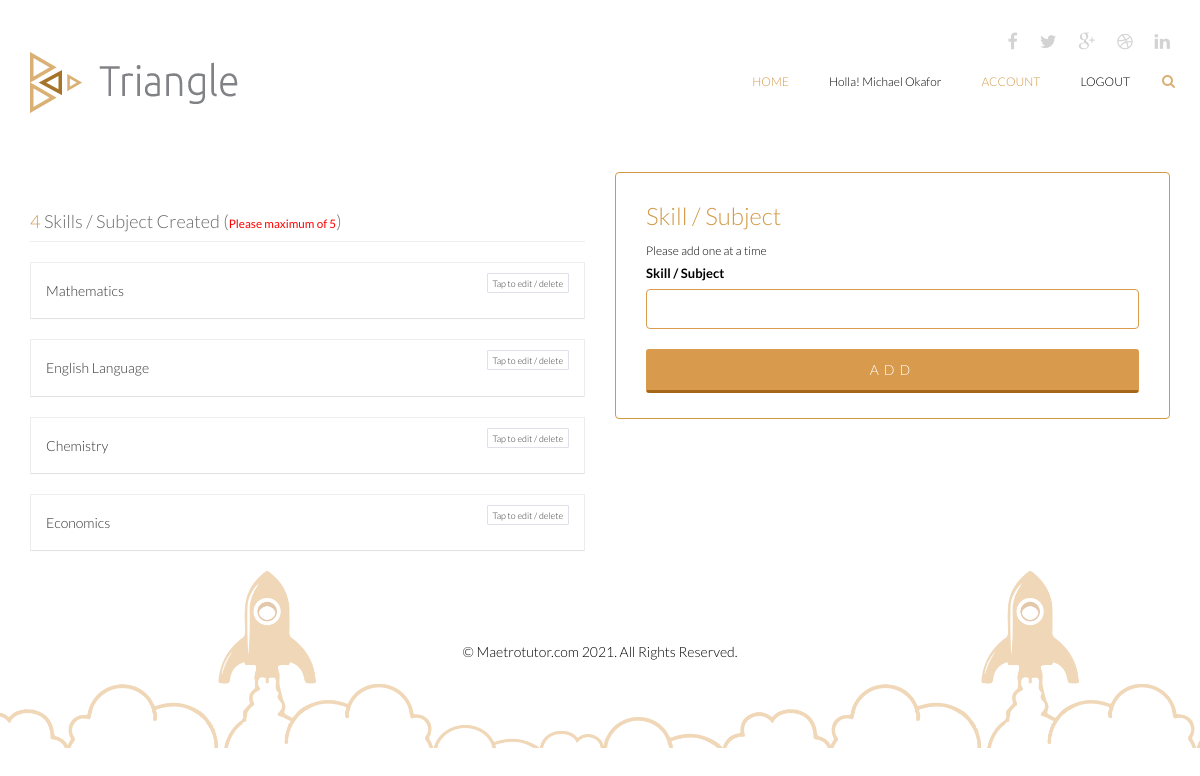
The page /skill (signed in) on the database as committed earlier.
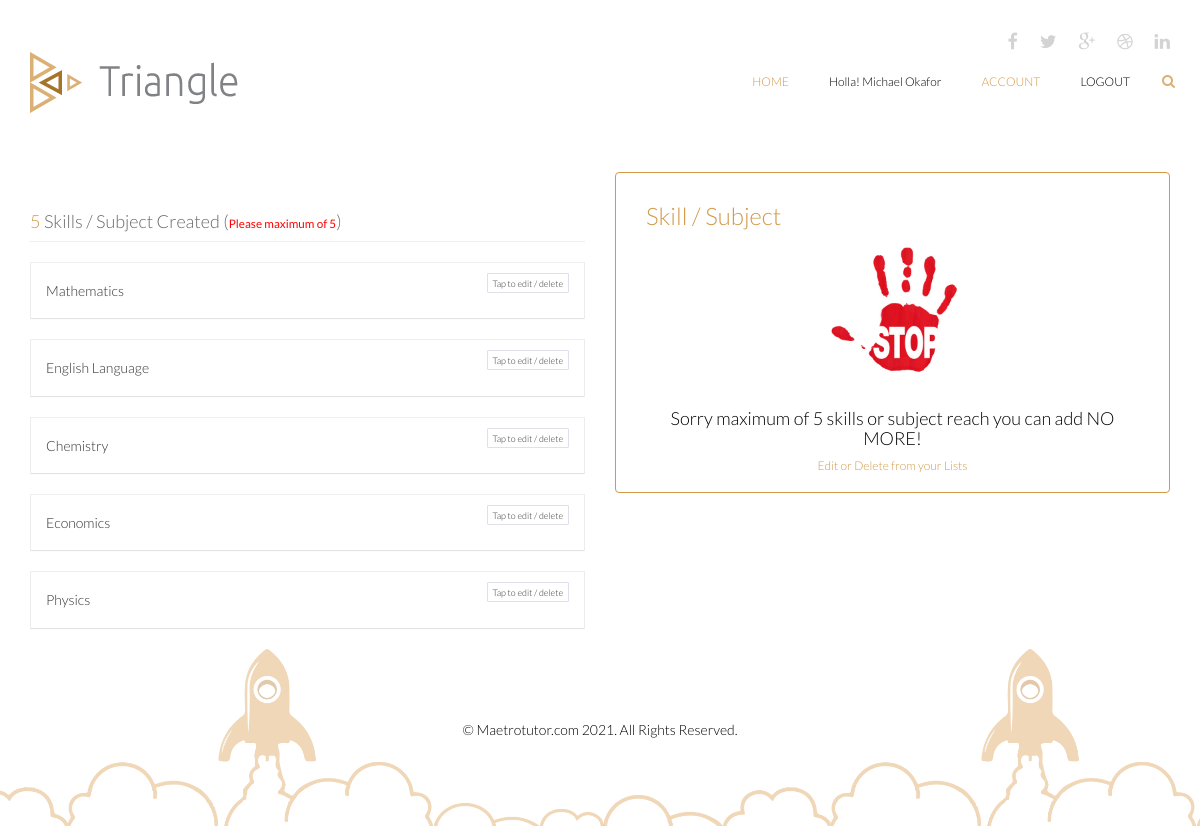
The same page on the database as committed later.
### triangle/models.py (models this page shows)
class Skill(db.Model, UserMixin):
    id = db.Column(db.Integer, primary_key=True)
    skill_name = db.Column(db.String(255), nullable=True)
    email = db.Column(db.String(255), nullable=True)
    skill_status = db.Column(db.String(255), nullable=True, default= 0)
    created_at = db.Column(db.DateTime(), default=datetime.utcnow)
    updated_at = db.Column(db.DateTime())
    activated_status = db.Column(db.String(255), nullable=True, default= 0)
    active = db.Column(db.Boolean())
    confirmed_at = db.Column(db.DateTime())

### triangle/routes.py (the view, shortened to what this page needs)
@app.route('/skill', methods=['GET', 'POST'])
@login_required
def skill():
  skills = Skill.query.filter_by(email = current_user.email)
  form = SkillForm()
  return render_template('skill.html', title = 'Skill', form=form, skills = skills)

### triangle/forms.py
class SkillForm(FlaskForm):
    skill_name = StringField('Skill / Subject', validators=[DataRequired(), Length(min=3, max=50, message=('Please ensure to enter your skill / subject without abreviation'))])
    submit = SubmitField ('Add')

### triangle/__init__.py (called while the page is built)
@login_manager.user_loader
def load_user(user_id):
	return User.query.get(int(user_id))

### triangle/templates/skill.html (shortened to what this page needs)
{% extends 'layout/base.html' %}
{% block content %}
    <section id="portfolio-information" class="">
        <div class="container">
            <div class="row">
                <div class="col-sm-6">
                   {% if skills.count() > 0 %}
 <div id="accordion-container">
                <h2 class="page-header" style="font-size: 18px"> <span style="color:#d29948"> {{skills.count()}} </span> Skills / Subject Created (<small style=" color:red">Please maximum of 5</small>)</h2>
                 {% for skill in skills %}
                <div class="panel-group" id="accordion">
                    <div class="panel panel-default">
                        <div class="panel-heading">
                            <h4 class="panel-title" style="display: flex; justify-content: space-between;">
                                <a data-toggle="collapse" data-parent="#accordion" href="#collapse{{skill.skill_name| replace(" ","odi")}}" >
                                   <h5 style="text-transform: capitalize;">{{skill.skill_name}}</h5>
                                </a>
                                 <a href="#collapse{{skill.skill_name | replace(" ","odi")}}" data-toggle="collapse" style="font-size: 9px ; border:1px solid #e0e0eb; height: 20px;padding:5px 5px; border-radius: 1px">Tap to edit / delete</a>
                            </h4>
                        </div>
                    </div>
                </div>
                 {% endfor %}
            </div>
                   {% else %}
                    <img src="/static/images/new/rrrr.jpg"  class="card border-1 shadow-sm" alt="" id="md-imgg">
                   {% endif %}
                </div>
                <div class="col-sm-6">
                     <div class="card border-1 shadow-sm" style="border: 1px solid #d29948; padding:10px 30px; border-radius:4px; margin-top: 2 0px">
                        <h2 style="color:#d29948; ma">Skill / Subject </h2>
                        {% if skills.count() >= 5 %}
                        <div style="text-align: center; font-weight: bold;">
                          <img src="/static/images/new/stop1.jpg" style="width:150px; height:150px">
                           <h3 style="font-weight: 300">  Sorry maximum of 5 skills or subject reach you can add NO MORE! </h3>
                           <h6 style="color:#d29948">Edit or Delete from your Lists</h6>
                         </div>
                        {% else %}
                        <small>Please add one at a time </small>
                          <form  method="post" action="{{ url_for('skill') }}"  accept-charset="UTF-8" autocomplete="off">
                             <div class="form-group">
                                    {{ form.skill_name.label(class="form-label", style="font-size:13px;") }}
                                        {% if form.skill_name.errors %}
                                        {{ form.skill_name(class="form-control is-invalid") }}
                                          <ul class="errors">
                                            {% for error in form.skill_name.errors %}
                                              <li>{{ error }}</li>
                                            {% endfor %}
                                          </ul>
                                          {% else %}
                                           {{ form.skill_name(class="form-control",  autocomplete="off", id="md-phone") }}
                                    {% endif %}
                            </div>
                            <div class="form-group">
                                {{ form.submit(class="btn btn-submit", autocomplete="off", id="md-phone") }}
                            </div>
                        </form>
                        {% endif %}
                    </div>
                </div>
            </div>
        </div>
    </section>
   {% endblock %}

Rows that differ between the two databases and show on the page:
added Skill: skill_name "Physics"
Other text that changed with them:
{{ skills.count() }}: "4" → "5"
form field submit: "Add" → (not shown)
text no longer shown: "Please add one at a time Skill / Subject"
text now shown: "Sorry maximum of 5 skills or subject reach you can add NO MORE! Edit or Delete from your Lists"
